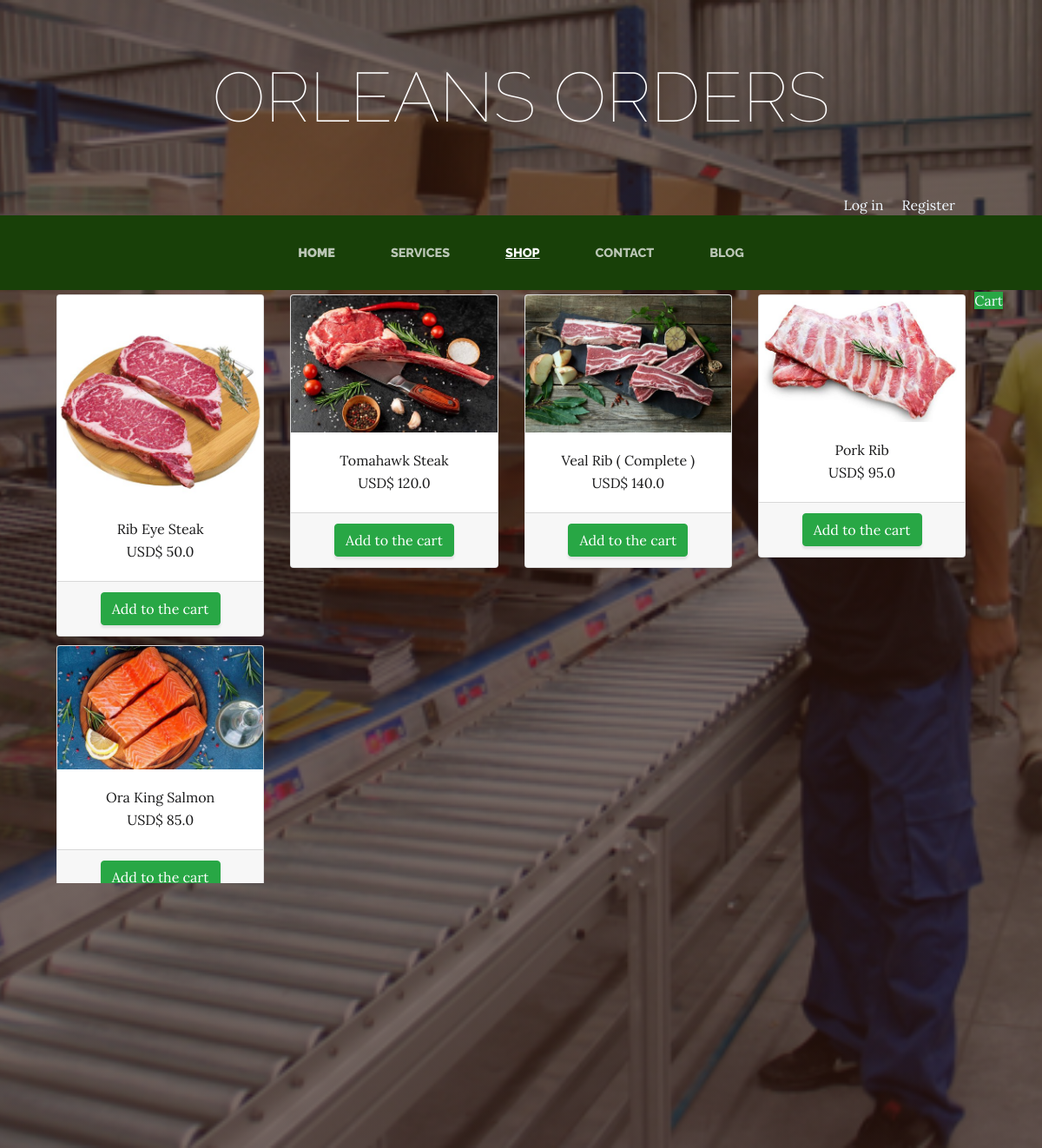
The app's page /shop/ with its own data.
### shop/models.py (models this page shows, shortened)
class Product_details(models.Model):
    product_name = models.CharField(max_length=50, verbose_name='Product Name', blank=False, null=False)
    product_category = models.ForeignKey(Category, on_delete=models.CASCADE, null=True, blank=True)
    product_details = models.CharField(max_length=500, verbose_name='Description')
    product_img = models.ImageField(verbose_name='Product Image', upload_to='shop', null=True, blank=True)
    product_post_creation = models.DateTimeField(auto_now_add=True, verbose_name='Post Created')
    product_post_update = models.DateTimeField(auto_now=True, verbose_name='Post Update')
    product_stockist = models.ForeignKey(User, on_delete=models.CASCADE, null=True, blank=True)
    product_price = models.FloatField(verbose_name='Product Price', null=True, blank=True)
    product_disponibilidad = models.BooleanField(default=True)
    class Meta:
        verbose_name = 'Product Detail'
        verbose_name_plural = 'Products Details'

### shop/views.py (the view)
# urls.py: path('', views.shop, name='Shop'),
def shop(request):
    products = models.Product_details.objects.all()
    return render(request, 'shop/Shop.html', {'products':products})

### cart/context_processor.py (called while the page is built)
def total_cart(request):
    total = 0
    if request.user.is_authenticated:
        for key, value in request.session["cart"].items():
            total += float(value['price'])
    return {'total_cart':total}

### shop/templates/shop/Shop.html
{% extends 'store/base.html' %}
{% load static %}
{% block content %}
<div class="container">
    <div style="float: right;">
        <a href="{% url 'Cart' %}" style="color: aliceblue;" class='class=btn btn-success'>Cart</a>
    </div>
    <div class="row">
        {% for prod in products %}
        <div class="col-md-3">
            <div class="card" style="width: 100%; margin: 5px 5px;">
                <img src="{{prod.product_img.url}}" class="card-img-top" alt="Image not found">
                <div class="card-body" style="color: rgb(26, 26, 27); text-align: center;">
                    <h7 class="card-title">{{prod.product_name}}</h7>
                    <p class="card-text">USD$ {{prod.product_price}}</p>
                </div>
                <div class="card-footer text-center">
                    <a href="{% url 'cart:add' prod.id %}" class="btn btn-success">Add to the cart</a>
                </div>
            </div>
        </div>
        {% endfor %}
    </div>
</div>
{% endblock %}

### Store/templates/store/base.html (shortened to what this page needs)
<html>
<head>
    {% load static %}
    <link href="{% static 'vendor/bootstrap/css/bootstrap.min.css' %}" rel="stylesheet">
    <link href="{% static 'css/gestion.css' %}" rel="stylesheet">
</head>
<body>
    <h1 class="site-heading text-center text-white d-none d-lg-block">
        <span class="site-heading-lower">Orleans Orders</span>
        </h1>
        <div style="text-align: right; margin-right: 100px; color: white;">
            {% if user.is_authenticated %}
                Hello {{user.username}}! &nbsp;&nbsp;&nbsp; <a href="{% url 'logout' %}" style="color: aliceblue;">Log Out</a>
            {% else %}
                <a style="color: aliceblue;" href="{% url 'login' %}">Log in</a> &nbsp;&nbsp;&nbsp; <a style="color: aliceblue;" href="{% url 'authenticator' %}">Register</a>
            {% endif %}
        </div>
<nav class="navbar navbar-expand-lg navbar-dark py-lg-4" id="mainNav">
    <div class="container">
        <a class="navbar-brand text-uppercase text-expanded font-weight-bold d-lg-none" href="{% url 'Home' %}>Gestión de Pedidos</a>"
        <button class="navbar-toggler" type="button" data-toggle="collapse" data-target="#navbarResponsive" aria-controls="navbarResponsive" aria-expanded="false" aria-label="Toggle navigation">
        <div class="collapse navbar-collapse" id="navbarResponsive">
        <ul class="navbar-nav mx-auto">
            <li class="nav-item {% if request.path == '/' %} active {% endif %} px-lg-4">
            <a class="nav-link text-uppercase text-expanded" href="{% url 'Home' %}"><b>Home</b></a>
            </li>
            <li class="nav-item {% if request.path == '/services/' %} active {% endif %} px-lg-4">
            <a class="nav-link text-uppercase text-expanded" href="{% url 'Services' %}">Services</a>
            </li>
            {% if user.is_authenticated %}
            <li class="nav-item {% if request.path == '/shop/' %} active {% endif %} px-lg-4">
            <a class="nav-link text-uppercase text-expanded" href="{% url 'Shop' %}">Shop</a>
            </li>
            {% else %}
            <li class="nav-item {% if request.path == '/shop/' %} active {% endif %} px-lg-4">
            <a class="nav-link text-uppercase text-expanded" href="{% url 'Auth' %}">Shop</a>
            </li>
            {% endif %}
            <li class="nav-item {% if request.path == '/contact/' %} active {% endif %} px-lg-4">
            <a class="nav-link text-uppercase text-expanded" href="{% url 'Contact' %}">Contact</a>
            </li>
            <li class="nav-item {% if request.path|slice:':6' == '/blog/' %} active {% endif %} px-lg-4">
            <a class="nav-link text-uppercase text-expanded" href="{% url 'Blog' %}">Blog</a>
            </li>
        </ul>
        </div>
    </div>
</nav>
    {% block content %}
    {% endblock %}
    <footer class="footer text-faded text-center py-5">
    <div>
        <h2 style="color: white;">Social Networks</h2>
        <a href="https://instagram.com/seba_bj_33/" style="text-decoration: underline; color: white;">Instagram</a>
    </div>
    <div class="container">
        <p class="m-0 mbt">
        	<a href="sample.html" class="link">Policies and Privacy</a> ·
        	<a href="sample.html" class="link">Legal Warning</a> ·
        	<a href="sample.html" class="link">Cookies</a>
		</p>
        <p class="m-0 mbt1" style="color: white;">&copy; Orders management 2020</p>
    </div>
	</footer>
</body>
</html>

### Store/static/css/gestion.css (style rules this page uses)
body { font-family: 'Lora'; background: linear-gradient(rgba(47, 23, 15, 0.65), rgba(47, 23, 15, 0.65)), url("../img/bg_main.jpg"); background-attachment: fixed; background-position: center; background-size: cover; }
h1, h2, h3, h4, h5, h6 { font-family: 'Raleway'; }
p { line-height: 1.75; }
.text-faded { color: rgba(255, 255, 255, 0.3); }
.site-heading { margin-top: 5rem; margin-bottom: 5rem; text-transform: uppercase; line-height: 1; font-family: 'Raleway'; }
.site-heading .site-heading-lower { font-size: 5rem; font-weight: 100; line-height: 4rem; }
#mainNav { background-color: rgba(24, 64, 8); font-family: 'Raleway'; }
#mainNav .navbar-brand { color: #ffffff; }
#mainNav .navbar-nav .nav-item .nav-link { color: rgba(255, 255, 255, 0.7); font-weight: 800; }
#mainNav .navbar-nav .nav-item.active .nav-link { color: #ffffff; text-decoration: underline; }
@media (min-width: 992px) { #mainNav .navbar-nav .nav-item .nav-link { font-size: 0.9rem; } }
.footer { background-color: rgba(24, 64, 8, 0.8); }
.btn { box-shadow: 0px 3px 3px 0px rgba(33, 37, 41, 0.1); }
.mbt { padding-top: 2rem; }
.mbt1 { padding-top: 1.25rem; }
a.link { color: white; }

### records on screen
Product_details: product_img (picture), product_name "Rib Eye Steak", product_price "50.0"
Product_details: product_img (picture), product_name "Tomahawk Steak", product_price "120.0"
Product_details: product_img (picture), product_name "Veal Rib ( Complete )", product_price "140.0"
Product_details: product_img (picture), product_name "Pork Rib", product_price "95.0"
Product_details: product_img (picture), product_name "Ora King Salmon", product_price "85.0"
